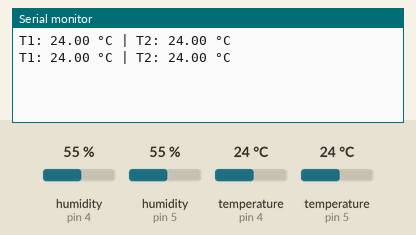
Recording of a sketch running on a simulated Arduino Uno, built with avr-gcc and run on an emulated ATmega328P. Parts: the last lines printed to the serial monitor. The inputs (shaded band) are chosen by the test bench; at power-on: temperature (sensors on pin 4, pin 5) 24 °C, humidity (sensors on pin 4, pin 5) 55 %.

Above: at 2.8 s.
2.9 s: temperature (sensor on pin 4) set to 12 °C
At 4.6 s:
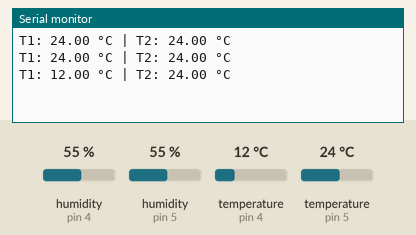
5.6 s: temperature (sensor on pin 5) set to 12 °C
At 6.5 s:
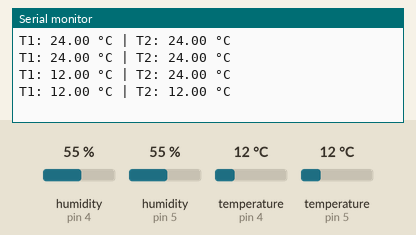
8.3 s: temperature (sensor on pin 4) set to 19 °C
At 10.4 s:
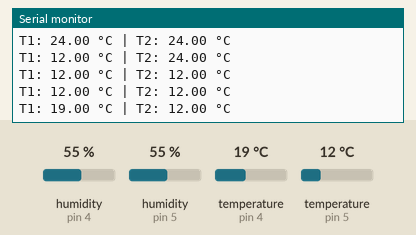
11.0 s: temperature (sensor on pin 5) set to 19 °C
At 13.5 s:
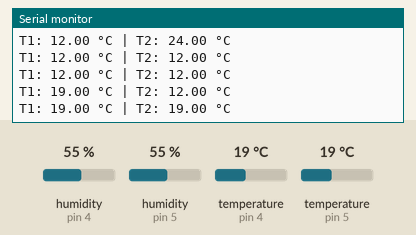
Timing chart, 0 to 14.7 s (numbered marks = the images above; inputs shaded):
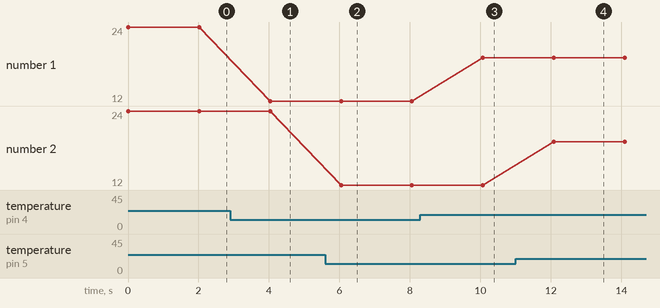

The sketch:

temperature_values.ino
```cpp
#include <DHT.h>

#define DHTPIN1 4
#define DHTPIN2 5
#define DHTTYPE DHT22
DHT dht1(DHTPIN1, DHTTYPE);
DHT dht2(DHTPIN2, DHTTYPE);

void setup() {
  Serial.begin(115200);
  dht1.begin();
  dht2.begin();
}
void loop() {
  float t1 = dht1.readTemperature();
  float t2 = dht2.readTemperature();
  Serial.print("T1: ");
  Serial.print(t1);
  Serial.print(" °C | T2: ");
  Serial.print(t2);
  Serial.println(" °C");
  delay(2000);
}
```

Measured:
- after the input at 2.9 s, the serial monitor: prints a new line after 1.1 s (image 1)
- after the input at 5.6 s, the serial monitor: prints a new line after 0.45 s (image 2)
- after the input at 8.3 s, the serial monitor: prints a new line after 1.8 s (image 3)
- after the input at 11.0 s, the serial monitor: prints a new line after 1.1 s (image 4)
- plotted number 1: 24 → 12 after the input at 2.9 s, 12 → 19 after the input at 8.3 s
